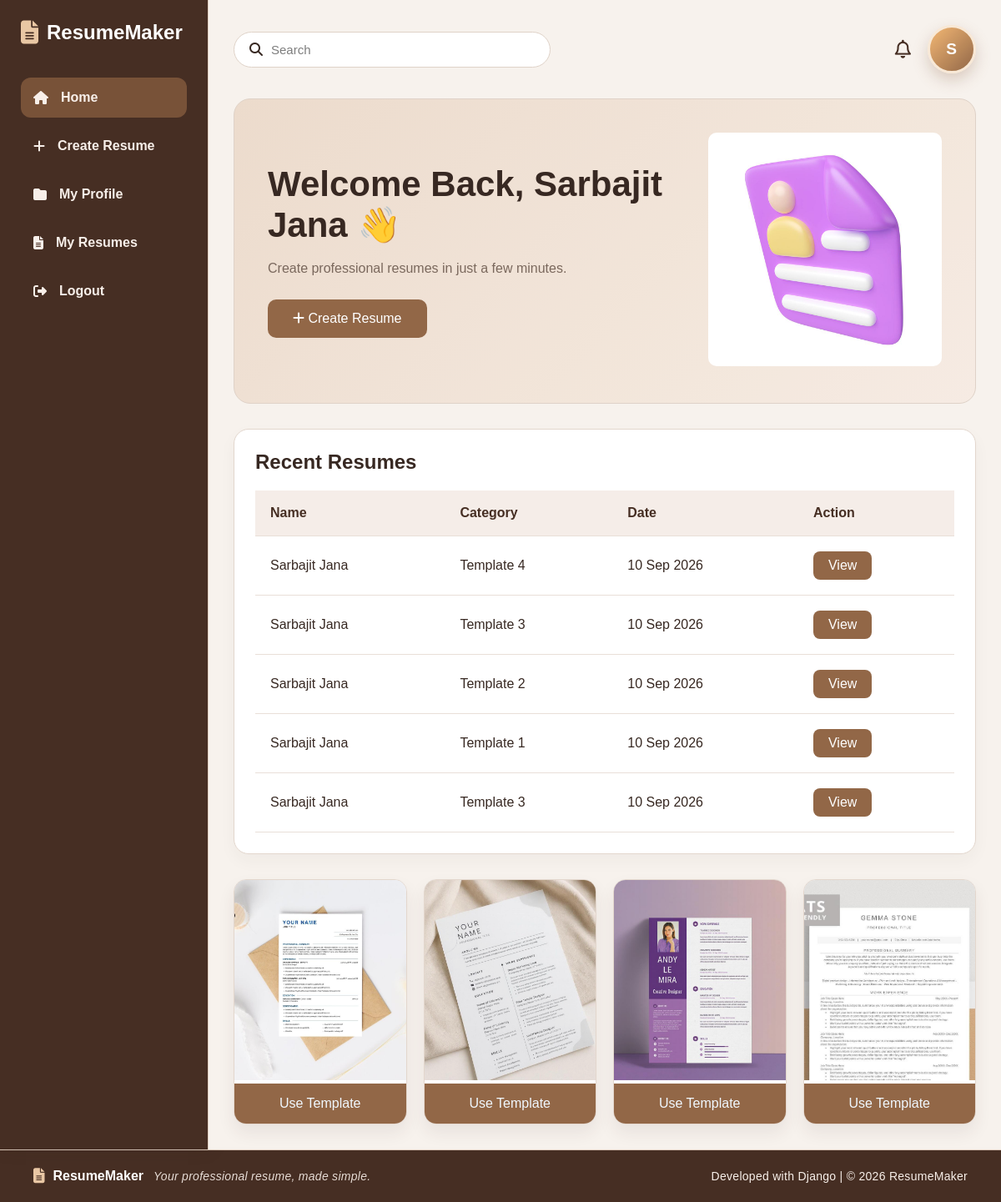
The page /dashboard/ (signed in) on the database its author committed.
### mysite/models.py (models this page shows, shortened)
class Resume(models.Model):
    name = models.CharField(max_length=100)
    dob = models.DateField()
    email = models.EmailField()
    phone = models.CharField(max_length=15)
    address = models.CharField(max_length=255)
    professional_summary = models.TextField(blank=True)
    company = models.CharField(max_length=100, blank=True)
    job_title = models.CharField(max_length=100, blank=True)
    duration = models.CharField(max_length=100, blank=True)
    experience_describtion = models.TextField(blank=True)
    college = models.CharField(max_length=150, blank=True)
    degree = models.CharField(max_length=100, blank=True)
    passing_year = models.CharField(max_length=20, blank=True)
    skill1 = models.CharField(max_length=100, blank=True)
    skill2 = models.CharField(max_length=100, blank=True)
    skill3 = models.CharField(max_length=100, blank=True)
    skill4 = models.CharField(max_length=100, blank=True)
    project_name = models.CharField(max_length=150, blank=True)
    project_description = models.TextField(blank=True)
    template = models.CharField(max_length=10)
    created_at = models.DateTimeField(auto_now_add=True)

### mysite/views.py (the view)
# urls.py: path("dashboard/", views.dashboard, name="dashboard"),
def dashboard(request):
    if not request.user.is_authenticated:
        return redirect("fastpage")
    name = request.session.get("name")
    dob = request.session.get("dob")
    recent_resumes = Resume.objects.filter(
        name=name,
        dob=dob
    ).order_by("-created_at")[:5]
    return render(request, "dashboard.html", {
        "name": name,
        "recent_resumes": recent_resumes,
    })

### templates/dashboard.html (shortened to what this page needs)
{% load static %}
<!doctype html>
<html lang="en">
  <head>
    <link rel="stylesheet" href="{% static 'css/dashboard.css' %}" />
    <link
      rel="stylesheet"
      href="https://cdnjs.cloudflare.com/ajax/libs/font-awesome/6.6.0/css/all.min.css"
    />
  </head>
  <body>
    <div class="container">
      <aside class="sidebar">
        <div class="logo">
          <i class="fa-solid fa-file-lines"></i>
          <h2>ResumeMaker</h2>
        </div>
        <ul>
          <li class="active">
            <i class="fa-solid fa-house"></i>
            Home
          </li>
          <li>
            <i class="fa-solid fa-plus"></i>
            <a href="{% url 'choose_tem' %}"> Create Resume</a>
          </li>
          <li>
            <i class="fa-solid fa-folder"></i>
            <a href="{% url 'profile' %}">My Profile</a>
          </li>
          <li>
            <i class="fa-solid fa-file-lines"></i>
            <a href="{% url 'show' %}">My Resumes</a>
          </li>
          <li>
            <i class="fa-solid fa-right-from-bracket"></i>
            <a href="{% url 'logout'%}">Logout</a>
          </li>
        </ul>
      </aside>
      <main class="main">
        <nav class="navbar">
          <div class="search">
            <i class="fa-solid fa-magnifying-glass"></i>
            <input type="text" placeholder="Search" />
          </div>
          <div class="profile">
            <i class="fa-regular fa-bell"></i>
            <div class="avatar">
              <a href="{% url 'profile'%}">{{name.0}}</a>
            </div>
          </div>
        </nav>
        <section class="banner">
          <div class="banner-text">
            <h1>Welcome Back, {{name}} 👋</h1>
            <p>Create professional resumes in just a few minutes.</p>
            <button>
              <i class="fa-solid fa-plus"></i>
              <a href="{% url 'choose_tem' %}" style="text-decoration: none">
                Create Resume
              </a>
            </button>
          </div>
          <div class="banner-image">
            <img src="{% static 'images/resume.jpg' %}" alt="resume" />
          </div>
        </section>
        <section class="recent">
          <div class="title">
            <h2>Recent Resumes</h2>
          </div>
          <table>
            <tr>
              <th>Name</th>
              <th>Category</th>
              <th>Date</th>
              <th>Action</th>
            </tr>
            {% for resume in recent_resumes %}
            <tr>
              <td>{{ resume.name }}</td>
              <td>Template {{ resume.template }}</td>
              <td>{{ resume.created_at|date:"d M Y" }}</td>
              <td>
                <a
                  href="{% url 'view_resume' resume.id %}"
                  class="view-resume-btn"
                  >View</a
                >
              </td>
            </tr>
            {% empty %}
            <tr>
              <td colspan="4">No resumes found.</td>
            </tr>
            {% endfor %}
          </table>
        </section>
        <section class="templates">
          <div class="template">
            <img src="{% static 'images/template1.jpg' %}" alt="" />
            <button>
              <a
                href="{% url 'choose_tem' %}"
                style="text-decoration: none; color: aliceblue"
                >Use Template</a
              >
            </button>
          </div>
          <div class="template">
            <img src="{% static 'images/template2.jpg' %}" alt="" />
            <button>
              <a
                href="{% url 'choose_tem' %}"
                style="text-decoration: none; color: aliceblue"
                >Use Template</a
              >
            </button>
          </div>
          <div class="template">
            <img src="{% static 'images/template3.jpg' %}" alt="" />
            <button>
              <a
                href="{% url 'choose_tem' %}"
                style="text-decoration: none; color: aliceblue"
                >Use Template</a
              >
            </button>
          </div>
          <div class="template">
            <img src="{% static 'images/template4.jpg' %}" alt="" />
            <button>
              <a
                href="{% url 'choose_tem' %}"
                style="text-decoration: none; color: aliceblue"
                >Use Template</a
              >
            </button>
          </div>
        </section>
      </main>
    </div>
    <footer class="site-footer">
      <div class="footer-content">
        <div class="footer-brand">
          <i class="fa-solid fa-file-lines"></i>
          <span>ResumeMaker</span>
        </div>
        <p>Your professional resume, made simple.</p>
      </div>
      <div class="footer-copy">Developed with Django | © 2026 ResumeMaker</div>
    </footer>
  </body>
</html>

### static/css/dashboard.css (style rules this page uses)
* { margin:0; padding:0; box-sizing:border-box; font-family:Arial, Helvetica, sans-serif; }
body { background:#F6F1EC; min-height:100vh; position:relative; color:#2B1B14; }
body::before { content:""; position:fixed; inset:0; background:rgba(255,255,255,0.06); pointer-events:none; }
.container { display:flex; min-height:100vh; }
.sidebar { width:250px; background:#3A2115; padding:25px; box-shadow:2px 0 18px rgba(45, 27, 18, 0.18); border-right:1px solid #DCC9BA; }
.logo { display:flex; align-items:center; gap:10px; margin-bottom:40px; }
.logo i { color:#E8C39E; font-size:28px; }
.logo h2 { color:#FFFFFF; }
.sidebar ul { list-style:none; }
.sidebar li { padding:15px; border-radius:12px; margin-bottom:10px; cursor:pointer; transition:.3s; display:flex; align-items:center; gap:15px; font-weight:600; color:#F7EEE8; }
.sidebar li a { text-decoration:none; color:inherit; }
.active { background:#70472C; color:#FFFFFF; }
.main { flex:1; padding:30px; background:#F6F1EC; }
.navbar { display:flex; justify-content:space-between; align-items:center; margin-bottom:30px; }
.search { width:380px; background:#FFFFFF; border:1px solid #DDCFC4; border-radius:30px; padding:12px 18px; display:flex; align-items:center; gap:10px; }
.search input { width:100%; border:none; outline:none; font-size:15px; color:#2B1B14; background:transparent; }
.profile { display:flex; align-items:center; gap:20px; }
.profile i { font-size:22px; cursor:pointer; color:#3A2115; }
.avatar { width:58px; height:58px; background:linear-gradient(135deg, #f2b26b, #8b5e3c); color:#FFFFFF; border-radius:50%; display:flex; justify-content:center; align-items:center; font-weight:bold; border:3px solid #f7e7d3; box-shadow:0 8px 18px rgba(139, 94, 60, 0.28); transition:transform 0.2s ease, box-shadow 0.2s ease; }
.avatar a { color:#fff; text-decoration:none; display:flex; align-items:center; justify-content:center; width:100%; height:100%; font-size:1.2rem; letter-spacing:0.04em; }
.banner { display:flex; justify-content:space-between; align-items:center; background:linear-gradient(135deg, #EBD9C9, #F5EAE1); border:1px solid #DDCFC4; padding:40px; border-radius:20px; margin-bottom:30px; }
.banner h1 { font-size:42px; color:#2B1B14; }
.banner p { margin:15px 0 25px; color:#725F53; line-height:1.6; }
.banner button { background:#8B5E3C; color:#FFFFFF; border:none; padding:14px 30px; border-radius:10px; cursor:pointer; font-size:16px; transition:.3s; }
.banner button a { text-decoration:none; color:#FFFFFF; }
.banner-image img { width:280px; border-radius:10px; }
.recent { background:#FFFFFF; padding:25px; border-radius:18px; margin-bottom:30px; border:1px solid #E1D4CA; box-shadow:0 8px 20px rgba(60, 41, 27, 0.04); }
.recent h2 { margin-bottom:20px; color:#2B1B14; }
table { width:100%; border-collapse:collapse; }
th,td { padding:18px; text-align:left; }
th { background:#F4ECE6; color:#3A2115; }
tr { border-bottom:1px solid #E8DDD5; }
.templates { display:grid; grid-template-columns:repeat(4,1fr); gap:20px; }
.template { background:#FFFFFF; border-radius:15px; overflow:hidden; box-shadow:0 10px 20px rgba(60, 41, 27, 0.08); transition:.3s; border:1px solid #E1D4CA; }
.template img { width:100%; height:240px; object-fit:cover; }
.template button { width:100%; border:none; padding:15px; background:#8B5E3C; color:#FFFFFF; cursor:pointer; font-size:16px; }
.view-resume-btn { display:inline-block; text-decoration:none; background:#8B5E3C; color:#FFFFFF; padding:8px 18px; border-radius:8px; cursor:pointer; }
.site-footer { background:#3A2115; color:#F7EEE8; padding:22px 40px; display:flex; justify-content:space-between; align-items:center; gap:20px; border-top:1px solid #DCC9BA; }
.footer-content { display:flex; align-items:center; gap:12px; }
.footer-brand { display:flex; align-items:center; gap:10px; font-weight:700; color:#FFFFFF; }
.footer-brand i { color:#E8C39E; font-size:18px; }
.footer-content p, .footer-copy { margin:0; color:#F7EEE8; font-size:14px; letter-spacing:0.02em; }
.footer-content p { font-style:italic; opacity:0.9; }

### rows shown on the page
Resume: name "Sarbajit Jana", template "4", created_at "10 Sep 2026"
Resume: name "Sarbajit Jana", template "3", created_at "10 Sep 2026"
Resume: name "Sarbajit Jana", template "2", created_at "10 Sep 2026"
Resume: name "Sarbajit Jana", template "1", created_at "10 Sep 2026"
Resume: name "Sarbajit Jana", template "3", created_at "10 Sep 2026"

### other values the page prints
{{ name.0 }} "S"
{{ name }} "Sarbajit Jana"
